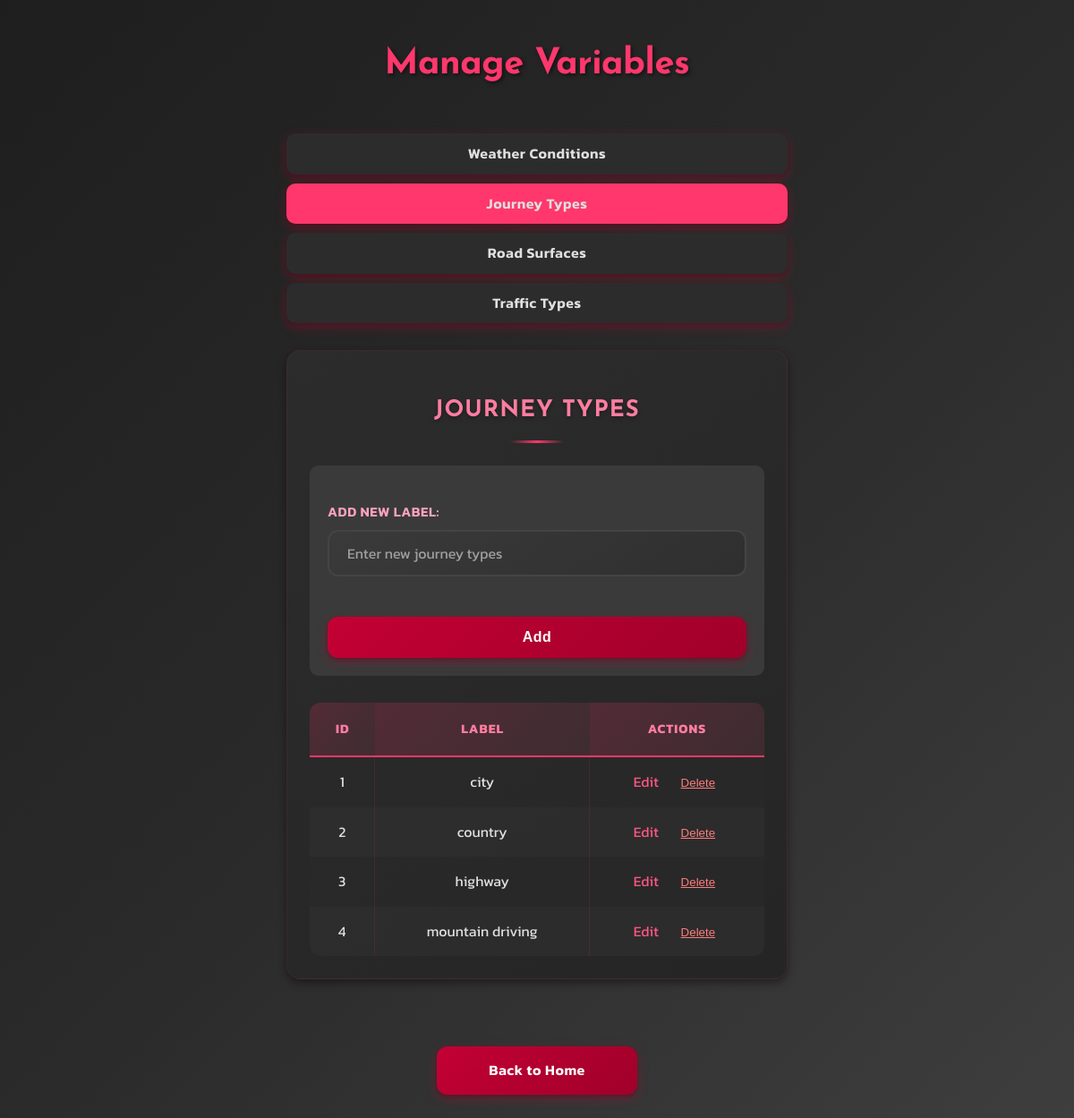
/manage_variables.php?table=journey_type, run on the app's committed database.
### tables this page shows
CREATE TABLE IF NOT EXISTS `journey_type` (
  `id` INT(11) NOT NULL AUTO_INCREMENT,
  `label` VARCHAR(50) NOT NULL,
  PRIMARY KEY (`id`),
  UNIQUE KEY `label` (`label`)
);

### manage_variables.php (the view, shortened to what this page needs)
<?php
require_once 'inc/db.inc.php';
$errors = [];
$table = $_GET['table'] ?? 'weather';
$allowedTables = ['weather', 'journey_type', 'road_surface', 'traffic_type'];
$tableLabels = [
    'weather' => 'Weather Conditions',
    'journey_type' => 'Journey Types',
    'road_surface' => 'Road Surfaces',
    'traffic_type' => 'Traffic Types'
];
try {
    $items = $pdo->query("SELECT id, label FROM `{$table}` ORDER BY label")->fetchAll();
} catch (PDOException $e) {
    $items = [];
    $errors[] = "Error loading items from database.";
    error_log("Error loading items: " . $e->getMessage());
}
$editItem = null;
?>
<!DOCTYPE html>
<html lang="en">
<head>
    <link rel="stylesheet" href="style.css">
</head>
<body>
<main class="main-container">
    <h1>Manage Variables</h1>
    <nav style="margin: 30px 0; display: flex; gap: 10px; flex-wrap: wrap;">
        <?php foreach ($allowedTables as $t): ?>
            <a href="?table=<?= urlencode($t) ?>"
               style="padding: 10px 20px; background: <?= $table === $t ? '#ff376c' : '#2c2c2c' ?>;
                      color: #e0e0e0; text-decoration: none; border-radius: 10px;"
               class="red-button">
                <?= htmlspecialchars($tableLabels[$t]) ?>
            </a>
        <?php endforeach; ?>
    </nav>
    <section class="report-block">
        <h2><?= htmlspecialchars($tableLabels[$table]) ?></h2>
        <?php if ($editItem): ?>
            <form method="post" style="margin-bottom: 30px; padding: 20px; background: #3a3a3a; border-radius: 10px;">
                <input type="hidden" name="action" value="edit">
                <input type="hidden" name="table" value="<?= htmlspecialchars($table) ?>">
                <input type="hidden" name="id" value="<?= $editItem['id'] ?>">
                <label>Edit Label:</label>
                <input type="text" name="label" value="<?= htmlspecialchars($editItem['label']) ?>"
                       maxlength="50" required style="width: 100%; margin-bottom: 15px;">
                <button type="submit" class="red-button">Update</button>
                <a href="?table=<?= urlencode($table) ?>" class="red-button" style="display: inline-block; margin-left: 10px; text-align: center;">Cancel</a>
            </form>
        <?php else: ?>
            <form method="post" style="margin-bottom: 30px; padding: 20px; background: #3a3a3a; border-radius: 10px;">
                <label>Add New Label:</label>
                <input type="text" name="label" maxlength="50" required
                       placeholder="Enter new <?= strtolower($tableLabels[$table]) ?>"
                       style="width: 100%; margin-bottom: 15px;">
                <button type="submit" class="red-button">Add</button>
            </form>
        <?php endif; ?>
        <table class="records-table">
            <thead>
                <tr>
                    <th>ID</th>
                    <th>Label</th>
                    <th>Actions</th>
                </tr>
            </thead>
            <tbody>
                <?php foreach ($items as $item): ?>
                    <tr>
                        <td><?= $item['id'] ?></td>
                        <td><?= htmlspecialchars($item['label']) ?></td>
                        <td>
                            <a href="?table=<?= urlencode($table) ?>&edit=<?= $item['id'] ?>"
                               style="color: #ff5784; text-decoration: none; margin-right: 15px;">Edit</a>
                            <form method="post" style="display: inline;"
                                  onsubmit="return confirm('Are you sure you want to delete this item?');">
                                <button type="submit" style="background: none; border: none; color: #ff7c7c; cursor: pointer; text-decoration: underline;">
                                    Delete
                                </button>
                            </form>
                        </td>
                    </tr>
                <?php endforeach; ?>
            </tbody>
        </table>
    </section>
    <a href="index.php" class="red-button back-to-home">Back to Home</a>
</main>
</body>
</html>

### style.css (style rules this page uses)
* { box-sizing: border-box; }
body { margin: 0; padding: 0; font-family: "Kanit", sans-serif; font-weight: 400; background: linear-gradient(135deg, #1e1e1e, #2a2a2a, #3e3e3e); background-attachment: fixed; color: #e0e0e0; min-height: 100vh; line-height: 1.6; }
.main-container { width: 600px; max-width: 95%; margin: 40px auto; padding: 0 20px; animation: fadeIn 0.5s ease-in; }
.main-container h1, .main-container h2 { font-family: "Josefin Sans", sans-serif; font-weight: 700; }
.main-container h1 { color: #ff376c; text-align: center; font-size: 2.5em; margin-bottom: 10px; text-shadow: 2px 2px 4px rgba(0, 0, 0, 0.5); letter-spacing: -0.5px; }
.main-container h2 { color: #ff5784; }
label { display: block; margin: 20px 0 8px 0; font-weight: 600; color: #ffa4bd; font-size: 0.95em; text-transform: uppercase; letter-spacing: 0.5px; }
input, select { width: 100%; padding: 12px 20px; border: 2px solid #444; background: linear-gradient(145deg, #3a3a3a, #2f2f2f); color: #e0e0e0; border-radius: 12px; font-size: 1em; transition: all 0.3s ease; font-family: "Kanit", sans-serif; }
input::placeholder { color: #a0a0a0; }
.red-button { background: linear-gradient(135deg, #c30034, #a0002a); border: none; border-radius: 12px; box-shadow: 0 4px 12px rgba(195, 0, 52, 0.4), 0 2px 4px rgba(0, 0, 0, 0.3); color: #fff; cursor: pointer; font-size: 1em; font-weight: 600; width: 100%; padding: 14px 0; text-align: center; user-select: none; transition: all 0.3s ease; -webkit-tap-highlight-color: transparent; text-decoration: none; display: inline-block; letter-spacing: 0.5px; }
a { -webkit-tap-highlight-color: transparent; }
.red-button:nth-of-type(1) { margin-top: 30px; }
.red-button:nth-child(1) { margin-top: 15px; }
.back-to-home { width: 40%; margin-left: 30%; margin-top: 50px !important; margin-bottom: -20px; }
.report-block { background: linear-gradient(145deg, #2c2c2c, #252525); padding: 30px; border-radius: 20px; margin-bottom: 25px; box-shadow: 0 6px 16px rgba(0, 0, 0, 0.4), 0 0 0 1px rgba(255, 55, 108, 0.1); border: 1px solid rgba(255, 55, 108, 0.1); transition: transform 0.3s ease, box-shadow 0.3s ease; }
.report-block h2 { text-align: center; margin-bottom: 30px; }
.records-table { width: 100%; border-collapse: separate; border-spacing: 0; text-align: center; background: rgba(40, 40, 40, 0.5); border-radius: 12px; overflow: hidden; }
.records-table thead th { color: #ff7da0; font-weight: 700; padding: 18px 15px; text-transform: uppercase; background: linear-gradient( 135deg, rgba(255, 55, 108, 0.2), rgba(255, 87, 132, 0.1) ); border-bottom: 2px solid #ff376c; letter-spacing: 1px; font-size: 0.9em; position: sticky; top: 0; z-index: 10; }
.records-table tbody tr { border-bottom: 1px solid rgba(255, 55, 108, 0.1); transition: all 0.2s ease; }
.records-table tbody tr:nth-child(even) { background-color: rgba(58, 58, 58, 0.3); }
.records-table tbody tr:nth-child(odd) { background-color: rgba(44, 44, 44, 0.3); }
.records-table tbody td { padding: 15px 12px; border-right: 1px solid rgba(255, 55, 108, 0.1); }
.records-table tbody td:last-child { border-right: none; }
.report-block { background-color: #2c2c2c; border-radius: 16px; padding: 25px; box-shadow: 0 4px 10px rgba(0, 0, 0, 0.4); }
.report-block h2 { text-align: center; color: #ff7da0; font-size: 1.6rem; margin-bottom: 25px; font-weight: 700; text-transform: uppercase; letter-spacing: 1px; text-shadow: 0 2px 4px rgba(0, 0, 0, 0.3); position: relative; padding-bottom: 15px; }
.report-block h2::after { content: ""; position: absolute; bottom: 0; left: 50%; transform: translateX(-50%); width: 60px; height: 3px; background: linear-gradient(90deg, transparent, #ff376c, transparent); border-radius: 2px; }

### data on the page
journey_type: id "1", label "city"
journey_type: id "2", label "country"
journey_type: id "3", label "highway"
journey_type: id "4", label "mountain driving"

### other printed values
$tableLabels[$t] "Weather Conditions"
$tableLabels[$t] "Journey Types"
$tableLabels[$t] "Road Surfaces"
$tableLabels[$t] "Traffic Types"
$tableLabels[$table] "JOURNEY TYPES"
